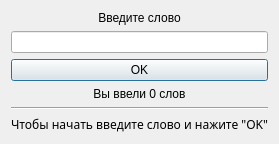
<?xml version="1.0" encoding="UTF-8"?>
<ui version="4.0">
 <class>MainWindow</class>
 <widget class="QMainWindow" name="MainWindow">
  <property name="geometry">
   <rect>
    <x>0</x>
    <y>0</y>
    <width>250</width>
    <height>137</height>
   </rect>
  </property>
  <property name="windowTitle">
   <string>Игра &quot;Слова&quot;</string>
  </property>
  <widget class="QWidget" name="centralWidget">
   <layout class="QGridLayout" name="gridLayout">
    <item row="0" column="0">
     <layout class="QVBoxLayout" name="verticalLayout_2">
      <item>
       <widget class="QLabel" name="pcWordLabel">
        <property name="text">
         <string>Введите слово</string>
        </property>
        <property name="alignment">
         <set>Qt::AlignCenter</set>
        </property>
       </widget>
      </item>
      <item>
       <layout class="QVBoxLayout" name="verticalLayout">
        <item>
         <widget class="QLineEdit" name="playerWordForm"/>
        </item>
        <item>
         <widget class="QPushButton" name="pushButton">
          <property name="text">
           <string>OK</string>
          </property>
          <property name="autoDefault">
           <bool>true</bool>
          </property>
          <property name="default">
           <bool>true</bool>
          </property>
         </widget>
        </item>
       </layout>
      </item>
      <item>
       <widget class="QLabel" name="wordsCountLabel">
        <property name="text">
         <string>Вы ввели 0 слов</string>
        </property>
        <property name="alignment">
         <set>Qt::AlignCenter</set>
        </property>
       </widget>
      </item>
      <item>
       <widget class="Line" name="line">
        <property name="orientation">
         <enum>Qt::Horizontal</enum>
        </property>
       </widget>
      </item>
      <item>
       <widget class="QLabel" name="statusLabel">
        <property name="font">
         <font>
          <family>Yota InterFace</family>
         </font>
        </property>
        <property name="text">
         <string>Чтобы начать введите слово и нажите &quot;OK&quot;</string>
        </property>
        <property name="alignment">
         <set>Qt::AlignCenter</set>
        </property>
       </widget>
      </item>
     </layout>
    </item>
   </layout>
  </widget>
  <action name="action">
   <property name="checkable">
    <bool>true</bool>
   </property>
   <property name="checked">
    <bool>true</bool>
   </property>
   <property name="enabled">
    <bool>true</bool>
   </property>
   <property name="text">
    <string>Случайно</string>
   </property>
  </action>
  <action name="action_2">
   <property name="checkable">
    <bool>true</bool>
   </property>
   <property name="text">
    <string>Пресс</string>
   </property>
  </action>
 </widget>
 <layoutdefault spacing="6" margin="11"/>
 <resources/>
 <connections>
  <connection>
   <sender>playerWordForm</sender>
   <signal>returnPressed()</signal>
   <receiver>pushButton</receiver>
   <slot>click()</slot>
   <hints>
    <hint type="sourcelabel">
     <x>157</x>
     <y>59</y>
    </hint>
    <hint type="destinationlabel">
     <x>149</x>
     <y>82</y>
    </hint>
   </hints>
  </connection>
 </connections>
</ui>
